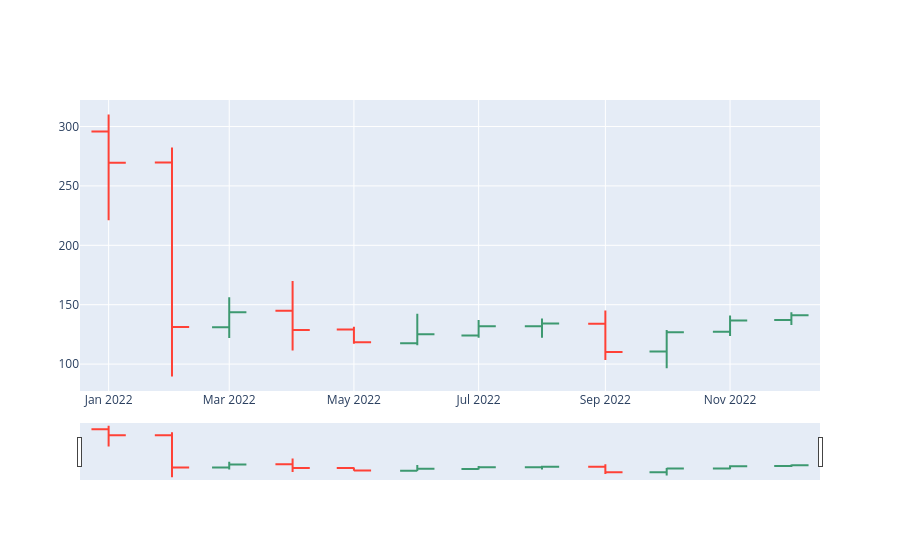

This figure's notebook cell:
### Code cell
trace2 = go.Ohlc(x=sb_m.index,# Проблема месяц, есть ли решение на середину месяца
                open=sb_m['open'],
                high=sb_m['high'],
                low=sb_m['low'],
                close=sb_m['close'])


# layout = go.Layout(
#     xaxis = dict(
#         rangeslider = dict(
#             visible = False
#         )
#     )
# )

data2 = [trace2]
fig = go.Figure(data=data2)#,layout=layout)
iplot(fig)

### Figure 1 — Plotly figure (JSON) as saved in the notebook; plotly's stock layout.template omitted (floating-point values rounded to 4 significant figures)
{"data": [{"close": [269.4, 131.1, 143.7, 128.8, 118.3, 125.2, 131.9, 134.2, 110.2, 126.7, 136.8, 141.2], "high": [310.1, 282.3, 156.2, 169.9, 131.5, 142.3, 137.1, 138.3, 145.1, 128.6, 141, 143.6], "low": [221.0, 89.59, 122, 111.5, 117.1, 115.8, 122.2, 122.2, 103.4, 96.5, 123.8, 132.9], "open": [295.9, 269.7, 131, 145, 129.1, 117.5, 124.1, 131.8, 134.0, 110.6, 127.2, 137.1], "type": "ohlc", "x": ["2022-01-01T00:00:00", "2022-02-01T00:00:00", "2022-03-01T00:00:00", "2022-04-01T00:00:00", "2022-05-01T00:00:00", "2022-06-01T00:00:00", "2022-07-01T00:00:00", "2022-08-01T00:00:00", "2022-09-01T00:00:00", "2022-10-01T00:00:00", "2022-11-01T00:00:00", "2022-12-01T00:00:00"]}], "layout": {}}
